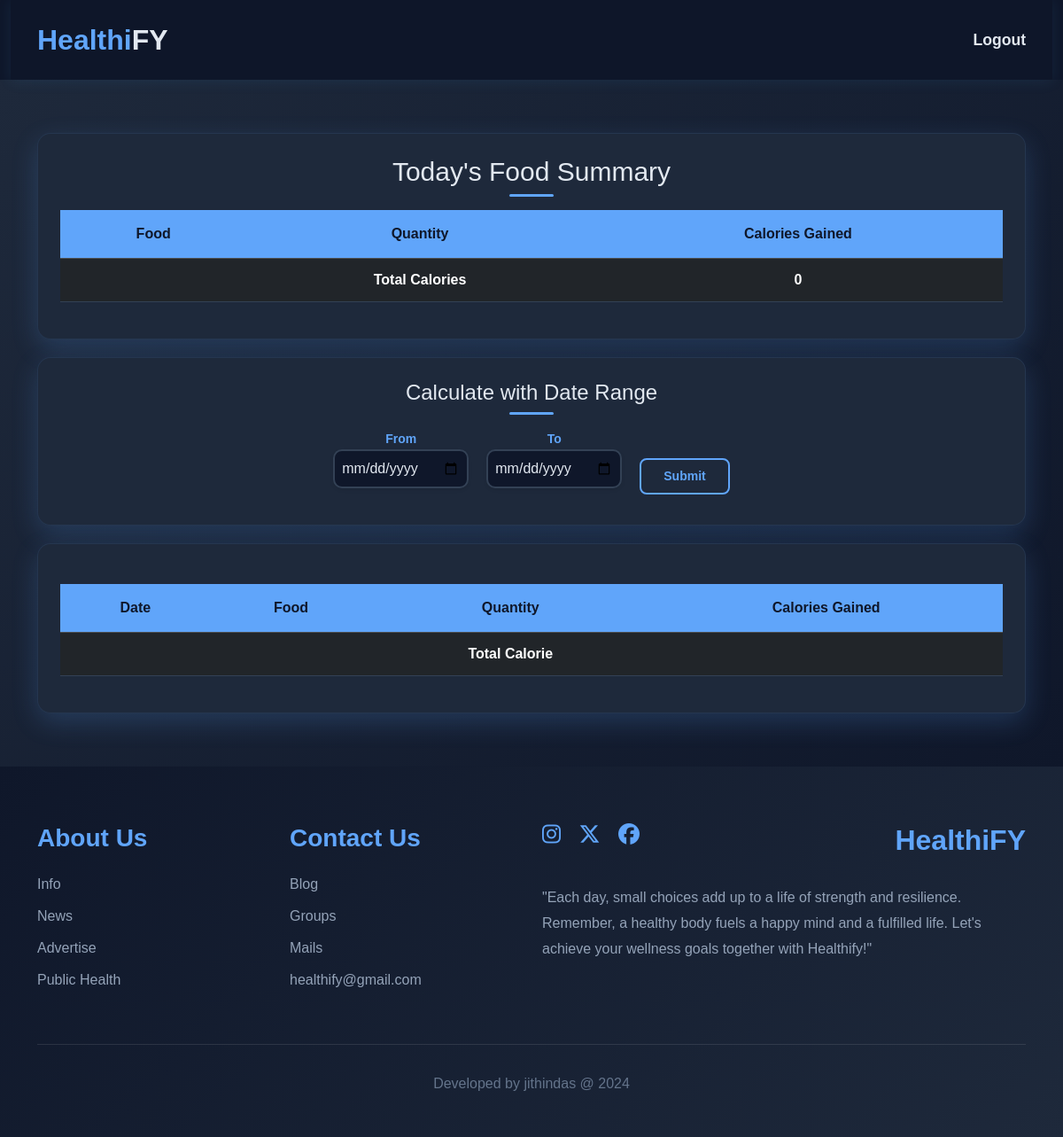
/food_summary/ (signed in), run on an earlier commit of the app's database.
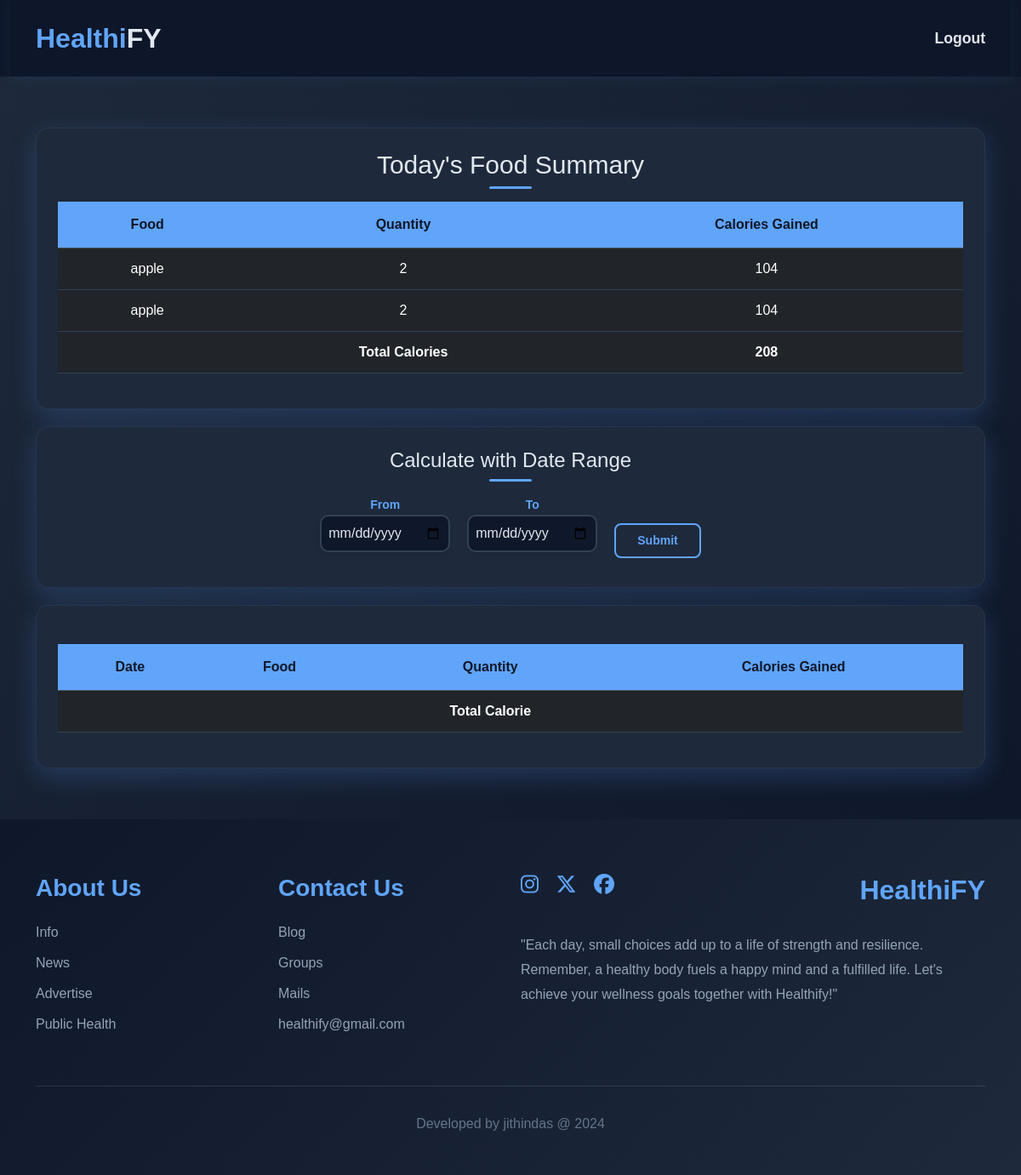
And on a later commit of the database.
### web/models.py (models this page shows, shortened)
class UserFood(models.Model):
    user = models.ForeignKey(User, on_delete=models.CASCADE)
    food = models.ForeignKey(Foods, on_delete=models.CASCADE)
    quantity = models.PositiveIntegerField()
    total_calories = models.PositiveIntegerField()
    created_date=models.DateField(auto_now_add=True,null=True)
    upated_date=models.DateField(auto_now=True,null=True)
    is_active=models.BooleanField(default=True)

class Foods(models.Model):
    name=models.CharField(max_length=50,db_index=True,unique=True)
    calorie=models.PositiveIntegerField()

### web/views.py (the view, shortened to what this page needs)
# urls.py: path('food_summary/', Summary_Userfood.as_view(), name='food_summary'),
class Summary_Userfood(View):
    def get(self,request,*args,**kwargs):
        today = timezone.now().date()
        datas=UserFood.objects.annotate(day=TruncDay("created_date")).filter(user=request.user,day=today).order_by("day","created_date")
        totalcalorie_today=0
        for calorie in datas :
            totalcalorie_today += calorie.total_calories
        form=Userfood_Daterange()
        return render(request,"foodsummary.html",{'datas':datas , "totalcalorie_today":totalcalorie_today , "form":form})

### web/forms.py
class Userfood_Daterange(forms.Form):
    start = forms.DateField(
        widget=forms.DateInput(
            attrs={
                'type': 'date',
                'class': 'form-control shadow-sm',
                'placeholder': 'Select start date',
                'style': 'border-radius: 10px;'
            }
        ),
        label='From',
        label_suffix='',  # Removes the colon after label
    )
    end = forms.DateField(
        widget=forms.DateInput(
            attrs={
                'type': 'date',
                'class': 'form-control shadow-sm',
                'placeholder': 'Select end date',
                'style': 'border-radius: 10px;'
            }
        ),
        label='To',
        label_suffix='',
    )

### web/templates/foodsummary.html (shortened to what this page needs)
{% extends 'profile_update.html' %}
{% load static %}
{% block content %}
<div class="summary-section">
    <div class="container">
        <div class="summary-container">
            <h1 class="summary-heading">Today's Food Summary</h1>
            <div class="table-responsive">
                <table class="table table-hover table-dark summary-table">
                    <thead>
                        <tr>
                            <th>Food</th>
                            <th>Quantity</th>
                            <th>Calories Gained</th>
                        </tr>
                    </thead>
                    <tbody>
                        {% for i in datas %}
                        <tr>
                            <td>{{ i.food.name }}</td>
                            <td>{{ i.quantity }}</td>
                            <td>{{ i.total_calories }}</td>
                        </tr>
                        {% endfor %}
                        <tr class="total-row">
                            <td></td>
                            <td>Total Calories</td>
                            <td>{{ totalcalorie_today }}</td>
                        </tr>
                    </tbody>
                </table>
            </div>
        </div>
        <div class="date-form">
            <h2 class="summary-heading">Calculate with Date Range</h2>
            <form action="" method="post" class="text-center">
                {{form}}
                <button type="submit" class="submit-btn">Submit</button>
            </form>
        </div>
        <div class="summary-container">
            <div class="table-responsive">
                <table class="table table-hover table-dark summary-table">
                    <thead>
                        <tr>
                            <th>Date</th>
                            <th>Food</th>
                            <th>Quantity</th>
                            <th>Calories Gained</th>
                        </tr>
                    </thead>
                    <tbody>
                        <tr class="total-row">
                            <td></td>
                            <td></td>
                            <td>Total Calorie</td>
                            <td>{{ total_calorie_range }}</td>
                        </tr>
                    </tbody>
                </table>
            </div>
        </div>
    </div>
</div>
{% endblock content %}

### web/templates/profile_update.html (shortened to what this page needs)
<!DOCTYPE html>
<html lang="en">
<head>
    <link href="https://cdn.jsdelivr.net/npm/bootstrap@5.3.3/dist/css/bootstrap.min.css" rel="stylesheet">
    <link rel="stylesheet" href="https://cdnjs.cloudflare.com/ajax/libs/font-awesome/6.6.0/css/all.min.css">
</head>
<body>
    <div class="container-fluid sticky-top">
        <header>
            <nav class="navbar navbar-expand-lg header">
                <div class="container">
                    <a class="navbar-brand" href="{% url 'profile' %}">
                        <span class="nav_heading">Healthi</span><span class="nav_heading_span">FY</span>
                    </a>
                    <div class="collapse navbar-collapse" id="navbarSupportedContent">
                        <div class="d-flex">
                            <a href="{% url 'logout' %}" class="navbar_link"><b>Logout</b></a>
                        </div>
                    </div>
                </div>
            </nav>
        </header>
    </div>
    {% block content %}{% endblock content %}
    <div class="container-fluid footer">
        <div class="container">
            <div class="row">
                <div class="col-lg-6 col-md-6 col-sm-12 col-12">
                    <div class="row">
                        <div class="col-lg-6 col-md-6 col-sm-6 col-12">
                            <h3 class="footer_heading2">About Us</h3>
                            <p class="footer_text">Info</p>
                            <p class="footer_text">News</p>
                            <p class="footer_text">Advertise</p>
                            <p class="footer_text">Public Health</p>
                        </div>
                        <div class="col-lg-6 col-md-6 col-sm-6 col-12">
                            <h3 class="footer_heading2">Contact Us</h3>
                            <p class="footer_text">Blog</p>
                            <p class="footer_text">Groups</p>
                            <p class="footer_text">Mails</p>
                            <p class="footer_text">healthify@gmail.com</p>
                        </div>
                    </div>
                </div>
                <div class="col-lg-6 col-md-6 col-sm-12 col-12">
                    <div class="d-flex justify-content-between align-items-start">
                        <div class="social-icons">
                            <a href=""><i class="fa-brands fa-instagram footer_icon"></i></a>
                            <a href=""><i class="fa-brands fa-x-twitter footer_icon"></i></a>
                            <a href=""><i class="fa-brands fa-facebook footer_icon"></i></a>
                        </div>
                        <h1 class="footer_heading1">HealthiFY</h1>
                    </div>
                    <p class="footer_p">
                        "Each day, small choices add up to a life of strength and resilience. Remember, a healthy body
                        fuels a happy mind and a fulfilled life. Let's achieve your wellness goals together with
                        Healthify!"
                    </p>
                </div>
            </div>
            <p class="footer_p1">Developed by jithindas @ 2024</p>
        </div>
    </div>
</body>
</html>

### web/templates/profile_update.html (style rules this page uses)
* { margin: 0; padding: 0; box-sizing: border-box; font-family: 'Poppins', sans-serif; }
body { background: #0f172a; color: #e2e8f0; }
.header { background: rgba(15, 23, 42, 0.95); backdrop-filter: blur(12px); box-shadow: 0 2px 15px rgba(66, 153, 225, 0.1); padding: 1rem 0; }
.nav_heading { font-size: 2rem; color: #60a5fa; font-weight: 700; transition: all 0.3s ease; }
.nav_heading_span { font-size: 2rem; color: #e2e8f0; font-weight: 700; }
.navbar_link { text-decoration: none; color: #e2e8f0; font-size: 1.1rem; transition: all 0.3s ease; position: relative; }
.navbar_link:after { content: ''; position: absolute; width: 0; height: 2px; bottom: -5px; left: 0; background-color: #60a5fa; transition: width 0.3s ease; }
.form-control { background: #0f172a; border: 2px solid #334155; border-radius: 10px; padding: 0.75rem; margin-bottom: 1rem; transition: all 0.3s ease; color: #e2e8f0; }
.footer { background: linear-gradient(135deg, #0f172a 0%, #1e293b 100%); padding: 4rem 0 2rem; color: #e2e8f0; }
.footer_heading2 { color: #60a5fa; font-weight: 600; margin-bottom: 1.5rem; position: relative; }
.footer_text { color: #94a3b8; transition: all 0.3s ease; margin-bottom: 0.75rem; }
.footer_icon { color: #60a5fa; font-size: 1.5rem; margin-right: 1rem; transition: all 0.3s ease; }
.footer_heading1 { font-size: 2rem; color: #60a5fa; font-weight: 700; }
.footer_p { color: #94a3b8; line-height: 1.8; margin-top: 1.5rem; }
.footer_p1 { color: #64748b; text-align: center; margin-top: 3rem; padding-top: 2rem; border-top: 1px solid rgba(255, 255, 255, 0.1); }

### web/templates/foodsummary.html (style rules this page uses)
.summary-section { background: linear-gradient(135deg, #1e293b 0%, #0f172a 100%); background-size: cover; background-position: center; padding: 40px 0; }
.summary-container { background: #1e293b; border-radius: 15px; padding: 25px; box-shadow: 0 10px 30px rgba(96, 165, 250, 0.2); margin: 20px 0; border: 1px solid rgba(96, 165, 250, 0.1); transition: transform 0.3s ease; }
.summary-heading { font-size: 30px; color: #e2e8f0; font-family: 'Gill Sans', 'Gill Sans MT', Calibri, 'Trebuchet MS', sans-serif; text-align: center; margin-bottom: 5px; cursor: pointer; position: relative; }
.summary-heading:after { content: ''; position: absolute; bottom: -10px; left: 50%; transform: translateX(-50%); width: 50px; height: 3px; background: #60a5fa; border-radius: 2px; }
.summary-table { margin-top: 20px; text-align: center; color: #e2e8f0; }
.summary-table th { background-color: #60a5fa; color: #0f172a; padding: 15px; font-family: 'Gill Sans', 'Gill Sans MT', Calibri, 'Trebuchet MS', sans-serif; font-weight: 600; }
.summary-table td { padding: 12px; font-family: Arial, sans-serif; vertical-align: middle; border-color: #334155; }
.total-row { font-weight: bold; background-color: #334155; }
.date-form { margin: 20px 0; padding: 25px; background: #1e293b; border-radius: 15px; box-shadow: 0 10px 30px rgba(96, 165, 250, 0.2); border: 1px solid rgba(96, 165, 250, 0.1); }
.date-form .summary-heading { font-size: 24px; margin-bottom: 25px; color: #e2e8f0; }
.date-form form { display: flex; align-items: center; justify-content: center; flex-wrap: wrap; gap: 20px; }
.date-form label { color: #60a5fa; font-size: 14px; font-weight: 600; }
.date-form input { background: #0f172a; border: 2px solid #334155; border-radius: 8px; padding: 8px; color: #e2e8f0; transition: all 0.3s ease; }
.submit-btn { padding: 8px 25px; border: 2px solid #60a5fa; border-radius: 8px; background-color: transparent; color: #60a5fa; font-weight: bold; font-size: 14px; font-family: 'Gill Sans', 'Gill Sans MT', Calibri, 'Trebuchet MS', sans-serif; transition: all 0.3s ease; margin: 0; margin-top: 25px; cursor: pointer; position: relative; overflow: hidden; }
.submit-btn:before { content: ''; position: absolute; top: 0; left: -100%; width: 100%; height: 100%; background: linear-gradient( 120deg, transparent, rgba(96, 165, 250, 0.2), transparent ); transition: 0.5s; }

What changed in the data, as far as the page shows it:
added UserFood: food.name "apple", quantity "2", total_calories "104"
added UserFood: food.name "apple", quantity "2", total_calories "104"
Also different on the page:
{{ totalcalorie_today }}: "0" → "208"
